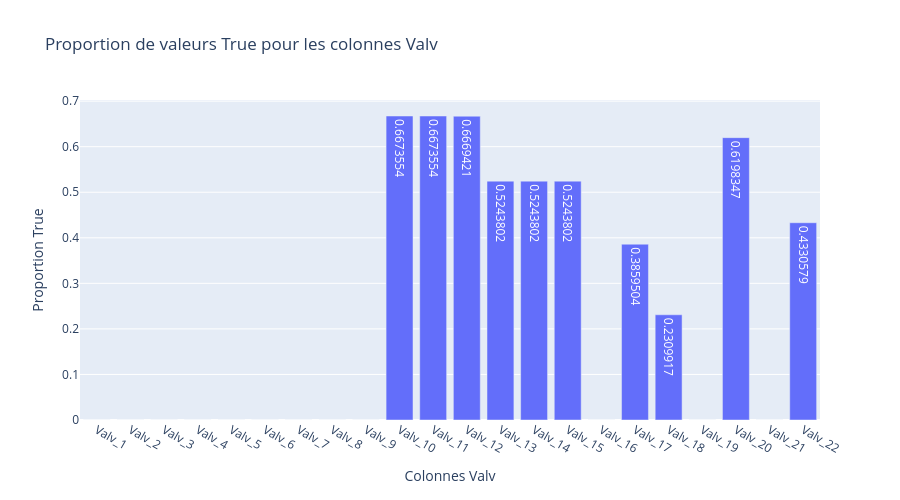
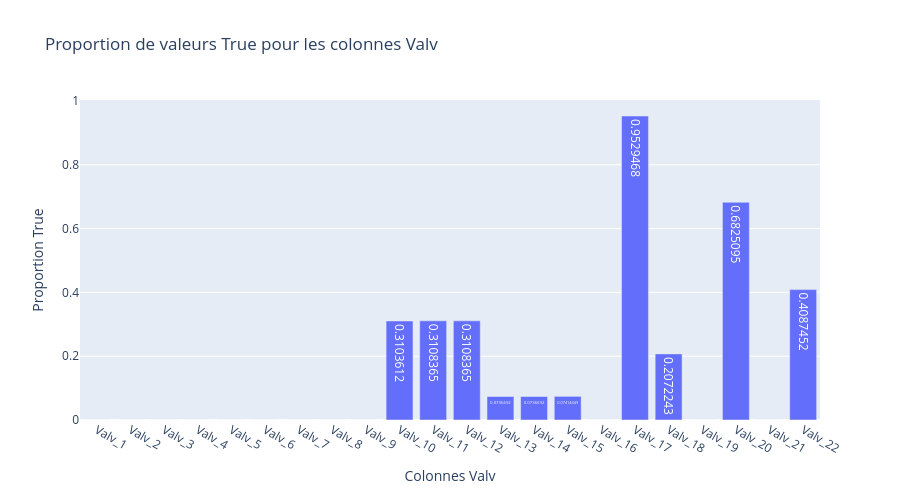

Write notebook code for charts like these, in order.
### Code cell
plot_valve(df_1)
plot_valve(df_2)
plot_valve(df_3)
plot_valve(df_4)

### Figure 1 — Plotly figure (JSON) as saved in the notebook; plotly's stock layout.template omitted (floating-point values rounded to 4 significant figures)
{"data": [{"alignmentgroup": "True", "hovertemplate": "Colonnes Valv=%{x}<br>Proportion True=%{y}<extra></extra>", "legendgroup": "", "marker": {"color": "#636efa", "pattern": {"shape": ""}}, "name": "", "offsetgroup": "", "orientation": "v", "showlegend": false, "textposition": "auto", "texttemplate": "%{y}", "type": "bar", "x": ["Valv_1", "Valv_2", "Valv_3", "Valv_4", "Valv_5", "Valv_6", "Valv_7", "Valv_8", "Valv_9", "Valv_10", "Valv_11", "Valv_12", "Valv_13", "Valv_14", "Valv_15", "Valv_16", "Valv_17", "Valv_18", "Valv_19", "Valv_20", "Valv_21", "Valv_22"], "xaxis": "x", "y": [0, 0, 0, 0, 0, 0, 0, 0, 0, 0.6674, 0.6674, 0.6669, 0.5244, 0.5244, 0.5244, 0, 0.386, 0.231, 0, 0.6198, 0, 0.4331], "yaxis": "y"}], "layout": {"barmode": "relative", "height": 500, "legend": {"tracegroupgap": 0}, "title": {"text": "Proportion de valeurs True pour les colonnes Valv"}, "xaxis": {"anchor": "y", "domain": [0, 1], "title": {"text": "Colonnes Valv"}}, "yaxis": {"anchor": "x", "domain": [0, 1], "title": {"text": "Proportion True"}}}}

### Figure 2 — Plotly figure (JSON) as saved in the notebook; plotly's stock layout.template omitted (floating-point values rounded to 4 significant figures)
{"data": [{"alignmentgroup": "True", "hovertemplate": "Colonnes Valv=%{x}<br>Proportion True=%{y}<extra></extra>", "legendgroup": "", "marker": {"color": "#636efa", "pattern": {"shape": ""}}, "name": "", "offsetgroup": "", "orientation": "v", "showlegend": false, "textposition": "auto", "texttemplate": "%{y}", "type": "bar", "x": ["Valv_1", "Valv_2", "Valv_3", "Valv_4", "Valv_5", "Valv_6", "Valv_7", "Valv_8", "Valv_9", "Valv_10", "Valv_11", "Valv_12", "Valv_13", "Valv_14", "Valv_15", "Valv_16", "Valv_17", "Valv_18", "Valv_19", "Valv_20", "Valv_21", "Valv_22"], "xaxis": "x", "y": [0, 0, 0, 0, 0, 0, 0, 0, 0, 0.3104, 0.3108, 0.3108, 0.07367, 0.07367, 0.07414, 0, 0.9529, 0.2072, 0, 0.6825, 0, 0.4087], "yaxis": "y"}], "layout": {"barmode": "relative", "height": 500, "legend": {"tracegroupgap": 0}, "title": {"text": "Proportion de valeurs True pour les colonnes Valv"}, "xaxis": {"anchor": "y", "domain": [0, 1], "title": {"text": "Colonnes Valv"}}, "yaxis": {"anchor": "x", "domain": [0, 1], "title": {"text": "Proportion True"}}}}
